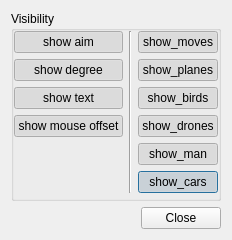
<?xml version="1.0" encoding="UTF-8"?>
<ui version="4.0">
 <class>InterfaceSettings</class>
 <widget class="QDialog" name="InterfaceSettings">
  <property name="geometry">
   <rect>
    <x>0</x>
    <y>0</y>
    <width>220</width>
    <height>240</height>
   </rect>
  </property>
  <property name="windowTitle">
   <string>Interface settings</string>
  </property>
  <layout class="QVBoxLayout" name="settingsLayout">
   <item>
    <widget class="QGroupBox" name="groupBox_2">
     <property name="title">
      <string>Visibility</string>
     </property>
     <layout class="QGridLayout" name="gridLayout_5">
      <property name="leftMargin">
       <number>0</number>
      </property>
      <property name="topMargin">
       <number>0</number>
      </property>
      <property name="rightMargin">
       <number>0</number>
      </property>
      <property name="bottomMargin">
       <number>0</number>
      </property>
      <item row="5" column="3">
       <widget class="QPushButton" name="cb_show_cars">
        <property name="text">
         <string>show_cars</string>
        </property>
        <property name="checkable">
         <bool>true</bool>
        </property>
        <property name="checked">
         <bool>true</bool>
        </property>
       </widget>
      </item>
      <item row="3" column="1">
       <widget class="QPushButton" name="cb_show_mouse_steering">
        <property name="toolTip">
         <string>Show the right-mouse steering overlay on RGB and IR. Steering also works with the overlay hidden.</string>
        </property>
        <property name="text">
         <string>show mouse offset</string>
        </property>
        <property name="checkable">
         <bool>true</bool>
        </property>
        <property name="checked">
         <bool>true</bool>
        </property>
       </widget>
      </item>
      <item row="1" column="1">
       <widget class="QPushButton" name="cb_show_degree">
        <property name="text">
         <string>show degree</string>
        </property>
        <property name="checkable">
         <bool>true</bool>
        </property>
        <property name="checked">
         <bool>true</bool>
        </property>
       </widget>
      </item>
      <item row="3" column="3">
       <widget class="QPushButton" name="cb_show_drones">
        <property name="text">
         <string>show_drones</string>
        </property>
        <property name="checkable">
         <bool>true</bool>
        </property>
        <property name="checked">
         <bool>true</bool>
        </property>
       </widget>
      </item>
      <item row="0" column="3">
       <widget class="QPushButton" name="cb_show_moves">
        <property name="text">
         <string>show_moves</string>
        </property>
        <property name="checkable">
         <bool>true</bool>
        </property>
        <property name="checked">
         <bool>true</bool>
        </property>
       </widget>
      </item>
      <item row="4" column="3">
       <widget class="QPushButton" name="cb_show_mans">
        <property name="text">
         <string>show_man</string>
        </property>
        <property name="checkable">
         <bool>true</bool>
        </property>
        <property name="checked">
         <bool>true</bool>
        </property>
       </widget>
      </item>
      <item row="1" column="3">
       <widget class="QPushButton" name="cb_show_planes">
        <property name="text">
         <string>show_planes</string>
        </property>
        <property name="checkable">
         <bool>true</bool>
        </property>
        <property name="checked">
         <bool>true</bool>
        </property>
       </widget>
      </item>
      <item row="2" column="1">
       <widget class="QPushButton" name="cb_show_text">
        <property name="text">
         <string>show text</string>
        </property>
        <property name="checkable">
         <bool>true</bool>
        </property>
        <property name="checked">
         <bool>true</bool>
        </property>
       </widget>
      </item>
      <item row="2" column="3">
       <widget class="QPushButton" name="cb_show_birds">
        <property name="text">
         <string>show_birds</string>
        </property>
        <property name="checkable">
         <bool>true</bool>
        </property>
        <property name="checked">
         <bool>true</bool>
        </property>
       </widget>
      </item>
      <item row="0" column="1">
       <widget class="QPushButton" name="cb_show_aim">
        <property name="text">
         <string>show aim</string>
        </property>
        <property name="checkable">
         <bool>true</bool>
        </property>
        <property name="checked">
         <bool>true</bool>
        </property>
       </widget>
      </item>
      <item row="0" column="2" rowspan="6">
       <widget class="Line" name="line">
        <property name="orientation">
         <enum>Qt::Orientation::Vertical</enum>
        </property>
       </widget>
      </item>
     </layout>
    </widget>
   </item>
   <item>
    <widget class="QDialogButtonBox" name="buttonBox">
     <property name="standardButtons">
      <set>QDialogButtonBox::StandardButton::Close</set>
     </property>
    </widget>
   </item>
  </layout>
 </widget>
 <resources/>
 <connections>
  <connection>
   <sender>buttonBox</sender>
   <signal>rejected()</signal>
   <receiver>InterfaceSettings</receiver>
   <slot>reject()</slot>
   <hints>
    <hint type="sourcelabel">
     <x>20</x>
     <y>20</y>
    </hint>
    <hint type="destinationlabel">
     <x>20</x>
     <y>20</y>
    </hint>
   </hints>
  </connection>
 </connections>
</ui>
